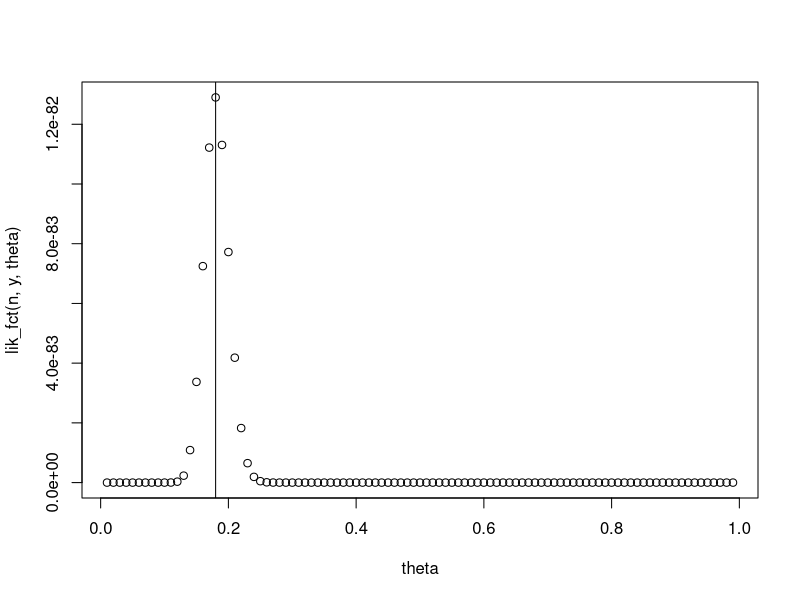

Recreate this plot in R.
## ---- chunk 1
knitr::opts_chunk$set(echo = TRUE)
## ---- chunk 2
## fonction likelihood
y<-72
n<-400
lik_fct<-function(n,y,theta){return(theta^y*(1-theta)^(n-y))}
theta<-seq(from=0.01, to=0.99, by=0.01)
plot(theta, lik_fct(n,y, theta))
abline(v=y/n)


